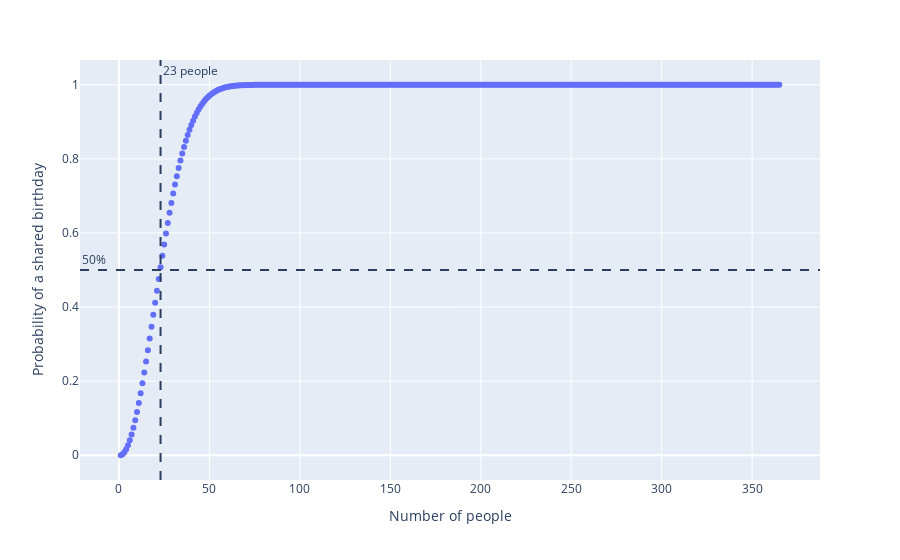

Notebook cell for this chart:
### Code cell
fig = px.scatter(x=x, y=y, labels={'x':'Number of people', 'y':'Probability of a shared birthday'})
fig.add_hline(y=0.5, line_dash="dash", annotation_text="50%", annotation_position="top left")
fig.add_vline(x=aboveHalf, line_dash="dash", annotation_text="{} people".format(aboveHalf))
fig.show()

### Figure 1 — Plotly figure (JSON) as saved in the notebook; plotly's stock layout.template omitted (floating-point values rounded to 4 significant figures; data arrays with more than 128 entries replaced by an {"elided": "..."} marker saying what was removed)
{"data": [{"hovertemplate": "Number of people=%{x}<br>Probability of a shared birthday=%{y}<extra></extra>", "legendgroup": "", "marker": {"color": "#636efa", "symbol": "circle"}, "mode": "markers", "name": "", "orientation": "v", "showlegend": false, "type": "scatter", "x": {"elided": "365 int values"}, "xaxis": "x", "y": {"elided": "365 float values"}, "yaxis": "y"}], "layout": {"annotations": [{"showarrow": false, "text": "50%", "x": 0, "xanchor": "left", "xref": "x domain", "y": 0.5, "yanchor": "bottom", "yref": "y"}, {"showarrow": false, "text": "23 people", "x": 23, "xanchor": "left", "xref": "x", "y": 1, "yanchor": "top", "yref": "y domain"}], "legend": {"tracegroupgap": 0}, "margin": {"t": 60}, "shapes": [{"line": {"dash": "dash"}, "type": "line", "x0": 0, "x1": 1, "xref": "x domain", "y0": 0.5, "y1": 0.5, "yref": "y"}, {"line": {"dash": "dash"}, "type": "line", "x0": 23, "x1": 23, "xref": "x", "y0": 0, "y1": 1, "yref": "y domain"}], "xaxis": {"anchor": "y", "domain": [0, 1], "title": {"text": "Number of people"}}, "yaxis": {"anchor": "x", "domain": [0, 1], "title": {"text": "Probability of a shared birthday"}}}}
